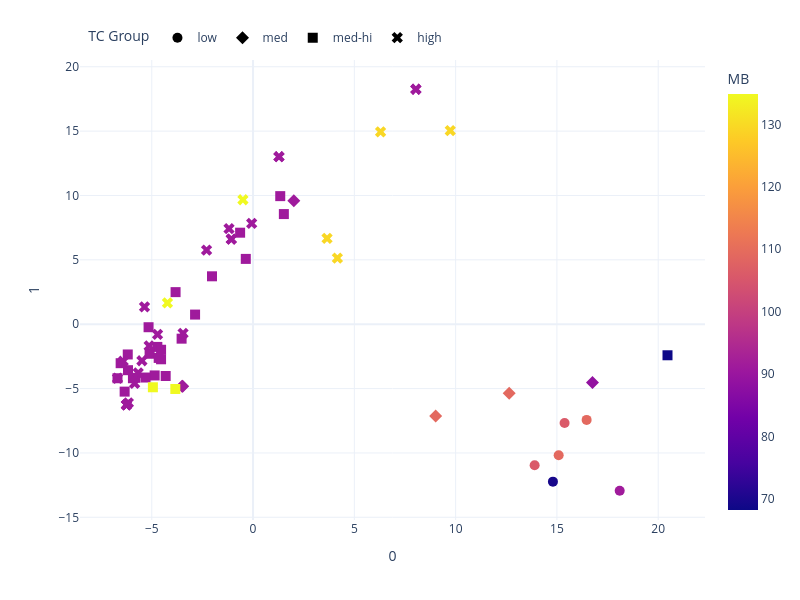

Source (notebook cell):
### Code cell
PCA_plotter(plot_df_ss, 'MB', model_name, save_name=save_name+"_ss", save=save)

### Figure 1 — Plotly figure (JSON) as saved in the notebook; plotly's stock layout.template omitted (floating-point values rounded to 4 significant figures; data arrays with more than 128 entries replaced by an {"elided": "..."} marker saying what was removed)
{"data": [{"customdata": [[1.053, 0.6813, 157.2, 109.1, 1.432, 1.58], [1.066, 0.6783, 153.8, 105.9, 1.8, 1.47], [1.06, 0.6783, 154.6, 105.9, 1.8, 1.52], [1.046, 0.6813, 158.2, 109.1, 2.692, 1.45], [1.046, 0.66, 158.2, 91.36, 2.377, 1.36], [1.056, 0.6625, 156.0, 69.55, 1.313, 1.4]], "hovertemplate": "<b>%{hovertext}</b><br><br>TC Group=low<br>0=%{x}<br>1=%{y}<br>RA=%{customdata[0]}<br>RB=%{customdata[1]}<br>MA=%{customdata[2]}<br>MB=%{marker.color}<br>Entropy_conf=%{customdata[4]}<br>Target TC=%{customdata[5]}<extra></extra>", "hovertext": ["Gd2(Zr1/4Hf1/4Sn1/4Ti1/4)2O7", "(Sm1/2Gd1/2)2(Zr1/3Hf1/3Ti1/3)2O7", "(Gd1/2Eu1/2)2(Zr1/3Hf1/3Ti1/3)2O7", "(Sm1/4Gd1/4Eu1/4Yb1/4)2(Zr1/4Hf1/4Sn1/4Ti1/4)2O7", "(Sm1/4Gd1/4Eu1/4Yb1/4)2(Zr1/4Hf1/4Ti1/2)2O7", "(Sm3/4Yb1/4)2(Zr1/2Ti1/2)2O7"], "legendgroup": "low", "marker": {"color": [109.1, 105.9, 105.9, 109.1, 91.36, 69.55], "coloraxis": "coloraxis", "size": 10, "symbol": "circle"}, "mode": "markers", "name": "low", "orientation": "v", "showlegend": true, "type": "scatter", "x": [16.47, 13.9, 15.38, 15.09, 18.1, 14.8], "xaxis": "x", "y": [-7.435, -10.96, -7.677, -10.18, -12.94, -12.23], "yaxis": "y"}, {"customdata": [[1.083, 0.72, 151.5, 91.22, 0.7499, 1.771], [1.083, 0.72, 151.5, 91.22, 0.7499, 1.773], [1.075, 0.72, 137.0, 91.22, 1.114, 1.798], [1.079, 0.6813, 150.4, 109.1, 1.432, 1.73], [1.066, 0.6813, 153.2, 109.1, 2.43, 1.67], [1.066, 0.6558, 153.2, 88.67, 2.3, 1.71]], "hovertemplate": "<b>%{hovertext}</b><br><br>TC Group=med<br>0=%{x}<br>1=%{y}<br>RA=%{customdata[0]}<br>RB=%{customdata[1]}<br>MA=%{customdata[2]}<br>MB=%{marker.color}<br>Entropy_conf=%{customdata[4]}<br>Target TC=%{customdata[5]}<extra></extra>", "hovertext": ["*Gd1.33Ce0.67Zr2.00O7.00", "*Gd1.33Ce0.67Zr2.00O7.00", "*La0.56Gd1.00Y0.44Zr2.00O7.00", "Sm2(Zr1/4Hf1/4Sn1/4Ti1/4)2O7", "(Sm1/3Gd1/3Eu1/3)2(Zr1/4Hf1/4Sn1/4Ti1/4)2O7", "(Sm1/3Gd1/3Eu1/3)2(Zr1/6Hf1/6Sn1/6Ti1/2)2O7"], "legendgroup": "med", "marker": {"color": [91.22, 91.22, 91.22, 109.1, 109.1, 88.67], "coloraxis": "coloraxis", "size": 10, "symbol": "diamond"}, "mode": "markers", "name": "med", "orientation": "v", "showlegend": true, "type": "scatter", "x": [-3.473, -3.503, 2.011, 9.014, 12.64, 16.76], "xaxis": "x", "y": [-4.827, -4.816, 9.6, -7.131, -5.362, -4.528], "yaxis": "y"}, {"customdata": {"elided": "27x6 float values"}, "hovertemplate": "<b>%{hovertext}</b><br><br>TC Group=med-hi<br>0=%{x}<br>1=%{y}<br>RA=%{customdata[0]}<br>RB=%{customdata[1]}<br>MA=%{customdata[2]}<br>MB=%{marker.color}<br>Entropy_conf=%{customdata[4]}<br>Target TC=%{customdata[5]}<extra></extra>", "hovertext": ["*Sm2.00Zr2.00O7.00", "*Sm1.38Eu0.15Dy0.46Zr2.00O7.00", "*Sm1.33Gd0.44Dy0.22Zr2.00O7.00", "*Nd0.86Sm0.76Er0.38Zr2.00O7.00", "*La0.53Gd0.53Dy0.95Zr2.00O7.00", "*Dy0.67Pr1.33Zr2.00O7.00", "*Nd0.70Sm0.09Eu0.70Ce0.52Zr2.00O7.00", "*Sm0.86Dy0.29Ce0.86Zr2.00O7.00", "*La1.00Sm0.25Eu0.75Zr2.00O7.00", "*Nd0.86Sm0.29Gd0.86Zr2.00O7.00", "*Gd0.63Dy0.21Pr0.84Ce0.32Zr2.00O7.00", "*Nd1.00Dy1.00Zr2.00O7.00", "*La1.38Yb0.62Zr2.00O7.00", "*Eu0.53Y0.53Pr0.95Zr2.00O7.00", "*Sm0.58Gd0.33Eu0.67Pr0.08Ce0.33Zr2.00O7.00", "*La1.33Sm0.67Zr2.00O7.00", "*Nd0.86Sm0.57Pr0.57Zr2.00O7.00", "*Sm0.24Tm0.72Pr0.40Ce0.64Zr2.00O7.00", "*La0.09Y0.78Dy0.26Pr0.17Ce0.70Zr2.00O7.00", "*Nd0.92Gd1.08Zr2.00O7.00", "*Sm0.10Gd0.70Ho0.60Ce0.60Zr2.00O7.00", "*Eu0.80Tm0.40Ce0.80Zr2.00O7.00", "*Eu0.55Dy0.55Er0.30Pr0.06Ce0.55Zr2.00O7.00", "*Nd0.18Gd0.36Pr0.73Ce0.73Zr2.00O7.00", "(Sm1/3Gd1/3Eu1/3)2(Zr1/2Hf1/2)2O7", "(Sm1/3Gd1/3Eu1/3)2(Zr1/12Hf1/12Sn1/12Ti3/4)2O7", "(La1/7Nd1/7Sm1/7Gd1/7Eu1/7Pr1/7Ce1/7)2(Zr1/2Hf1/2)2O7"], "legendgroup": "med-hi", "marker": {"color": [91.22, 91.22, 91.22, 91.22, 91.22, 91.22, 91.22, 91.22, 91.22, 91.22, 91.22, 91.22, 91.22, 91.22, 91.22, 91.22, 91.22, 91.22, 91.22, 91.22, 91.22, 91.22, 91.22, 91.22, 134.9, 68.27, 134.9], "coloraxis": "coloraxis", "size": 10, "symbol": "square"}, "mode": "markers", "name": "med-hi", "orientation": "v", "showlegend": true, "type": "scatter", "x": [-6.692, -6.174, -5.812, -6.536, 1.52, -0.6386, -4.725, -6.339, -2.027, -4.541, -3.527, -3.824, -0.3587, 1.342, -4.858, -5.158, -6.185, -5.93, -5.107, -2.862, -4.313, -4.659, -4.54, -5.306, -3.838, 20.46, -4.945], "xaxis": "x", "y": [-4.198, -3.572, -4.165, -3.028, 8.555, 7.109, -1.764, -5.237, 3.722, -2.725, -1.123, 2.492, 5.073, 9.949, -3.98, -0.2341, -2.35, -4.196, -2.296, 0.7473, -4.023, -2.62, -1.984, -4.142, -5.031, -2.414, -4.9], "yaxis": "y"}, {"customdata": {"elided": "28x6 float values"}, "hovertemplate": "<b>%{hovertext}</b><br><br>TC Group=high<br>0=%{x}<br>1=%{y}<br>RA=%{customdata[0]}<br>RB=%{customdata[1]}<br>MA=%{customdata[2]}<br>MB=%{marker.color}<br>Entropy_conf=%{customdata[4]}<br>Target TC=%{customdata[5]}<extra></extra>", "hovertext": ["*La0.62Y0.34Er0.28Pr0.28Ce0.48Zr2.00O7.00", "*Pr2.00Zr2.00O7.00", "*Sm0.18Er0.18Ce1.64Zr2.00O7.00", "*Eu0.20Ho0.90Pr0.90Zr2.00O7.00", "*Ce2.00Zr2.00O7.00", "*Pr2.00Zr2.00O7.00", "*Ce2.00Zr2.00O7.00", "*La1.12Nd0.38Er0.50Zr2.00O7.00", "*La2.00Zr2.00O7.00", "*Ce2.00Zr2.00O7.00", "*Nd1.45Sm0.18Ce0.36Zr2.00O7.00", "*La1.14Nd0.14Pr0.71Zr2.00O7.00", "*Tm0.42Ho0.42Er0.21Ce0.95Zr2.00O7.00", "*La0.84Y0.32Ce0.84Zr2.00O7.00", "*Eu2.00Zr2.00O7.00", "*Eu1.08Ho0.15Ce0.77Zr2.00O7.00", "*La0.20Sm0.20Ho0.53Pr0.47Ce0.60Zr2.00O7.00", "*Eu2.00Zr2.00O7.00", "*Nd2.00Zr2.00O7.00", "La2Zr2O7", "Sm2Zr2O7", "La2(Zr1/2Hf1/2)2O7", "(La1/2Pr1/2)2(Zr1/3Hf1/3Sn1/3)2O7", "(Gd1/2Eu1/2)2(Zr1/3Hf1/3Sn1/3)2O7", "(La1/3Nd1/3Pr1/3)2(Zr1/2Hf1/2)2O7", "(Sm1/3Gd1/3Eu1/3)2(Zr1/3Hf1/3Sn1/3)2O7", "(La1/5Nd1/5Sm1/5Eu1/5Ce1/5)2Zr2O7", "(La1/7Nd1/7Sm1/7Gd1/7Eu1/7Pr1/7Ce1/7)2(Zr1/3Hf1/3Sn1/3)2O7"], "legendgroup": "high", "marker": {"color": [91.22, 91.22, 91.22, 91.22, 91.22, 91.22, 91.22, 91.22, 91.22, 91.22, 91.22, 91.22, 91.22, 91.22, 91.22, 91.22, 91.22, 91.22, 91.22, 91.22, 91.22, 134.9, 129.5, 129.5, 134.9, 129.5, 91.22, 129.5], "coloraxis": "coloraxis", "size": 10, "symbol": "x"}, "mode": "markers", "name": "high", "orientation": "v", "showlegend": true, "type": "scatter", "x": [-4.715, -1.074, -6.155, -0.06797, -6.249, -1.074, -6.249, -2.295, 1.279, -6.249, -6.409, -1.187, -5.847, -5.13, 8.038, -3.455, -5.67, 8.038, -5.359, 1.279, -6.692, -0.4999, 6.295, 9.734, -4.226, 4.163, -5.487, 3.653], "xaxis": "x", "y": [-0.7929, 6.605, -6.105, 7.827, -6.263, 6.605, -6.263, 5.757, 13.01, -6.263, -2.877, 7.42, -4.592, -1.688, 18.25, -0.7116, -3.781, 18.25, 1.344, 13.01, -4.198, 9.667, 14.94, 15.04, 1.656, 5.138, -2.841, 6.662], "yaxis": "y"}], "layout": {"coloraxis": {"cmax": 134.9, "cmin": 68.27, "colorbar": {"title": {"text": "MB"}}, "colorscale": [[0, "#0d0887"], [0.1111, "#46039f"], [0.2222, "#7201a8"], [0.3333, "#9c179e"], [0.4444, "#bd3786"], [0.5556, "#d8576b"], [0.6667, "#ed7953"], [0.7778, "#fb9f3a"], [0.8889, "#fdca26"], [1, "#f0f921"]]}, "height": 600, "legend": {"orientation": "h", "title": {"text": "TC Group"}, "tracegroupgap": 0, "x": 0.01, "xanchor": "left", "y": 1.08, "yanchor": "top"}, "margin": {"t": 60}, "width": 800, "xaxis": {"anchor": "y", "domain": [0, 1], "title": {"text": "0"}}, "yaxis": {"anchor": "x", "domain": [0, 1], "title": {"text": "1"}}}}
